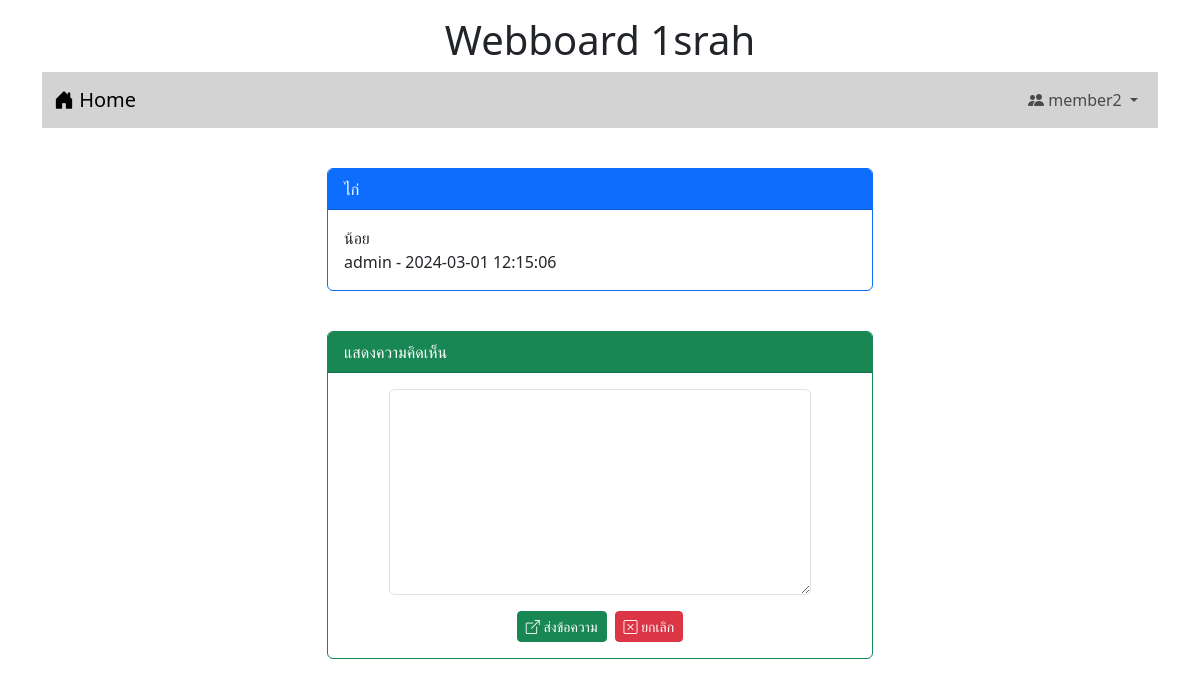
Screenshot of /post.php?id=6 (signed in) with the database file from the repository.
### tables this page shows
CREATE TABLE `post` (
  `id` int(11) NOT NULL,
  `title` varchar(128) NOT NULL,
  `content` varchar(2048) NOT NULL,
  `post_date` datetime NOT NULL,
  `cat_id` int(11) NOT NULL,
  `user_id` int(11) NOT NULL
);

CREATE TABLE `user` (
  `id` int(11) NOT NULL,
  `login` varchar(32) NOT NULL,
  `password` varchar(64) NOT NULL,
  `name` varchar(64) NOT NULL,
  `gender` char(1) NOT NULL,
  `email` varchar(32) NOT NULL,
  `role` char(1) NOT NULL
);

### post.php (the view, shortened to what this page needs)
<!DOCTYPE html>
<html lang="en">
<head>
    <link href="https://cdn.jsdelivr.net/npm/bootstrap@5.3.2/dist/css/bootstrap.min.css" rel="stylesheet">
    <link rel="stylesheet" href="https://cdn.jsdelivr.net/npm/bootstrap-icons@1.11.3/font/bootstrap-icons.min.css">
</head>
<body>
    <div class="container-lg">
        <h1 style="text-align: center;" class="mt-3">Webboard 1srah</h1>
        <?php include "nav.php"; ?>
        <div class="row mt-4">
            <div class="col-lg-3 col-md-2 col-sm-1"></div>
            <div class="col-lg-6 col-md-8 col-sm-10">
                <?php
                    $conn = new PDO("mysql:host=localhost;dbname=webboard;charset=utf8","root","");
                    $sql = "SELECT t1.title,t1.content,t1.post_date,t2.login FROM post AS t1
                    INNER JOIN user as t2 ON (t1.user_id=t2.id) WHERE t1.id = $_GET[id]";
                    $result = $conn->query($sql);
                    while($row = $result->fetch()){
                        echo "<div class='card border-primary mt-3'>";
                        echo "<div class='card-header bg-primary text-white'>$row[0]</div>";
                        echo "<div class='card-body'>$row[1]<br>$row[3] - $row[2]</div>";
                        echo "</div>";
                    }
                    ?>
            </div>
        </div>
        <?php
            if(isset($_SESSION['id'])){
        ?>
        <div class="row mt-4">
            <div class="col-lg-3 col-md-2 col-sm-1"></div>
            <div class="col-lg-6 col-md-8 col-sm-10">
                <div class="card border-success mt-3">
                    <div class="card-header bg-success text-white">
                        แสดงความคิดเห็น
                    </div>
                    <div class="card-body">
                        <form action="post_save.php" method="post">
                            <div class="row mb-3 justify-content-center">
                                <div class="col-lg-10">
                                    <textarea name="comment" rows="8" class="form-control" required></textarea>
                                </div>
                            </div>
                            <div class="row">
                                <div class="col-lg-12 d-flex justify-content-center">
                                    <button type="submit" class="btn btn-success btn-sm text-white">
                                        <i class="bi bi-box-arrow-up-right"></i> ส่งข้อความ
                                    </button>
                                    <button type="reset" class="btn btn-danger btn-sm ms-2">
                                        <i class="bi bi-x-square"></i> ยกเลิก
                                    </button>
                                </div>
                            </div>
                        </form>
                    </div>
                </div>
                <br>
            </div>
        </div>
        <?php }
        ?>
    </div>
</body>
</html>

### rows the page displays
post: title "ไก่", content "น้อย", user.login "admin", post_date "2024-03-01 12:15:06"

### other values shown
$_SESSION[username] "member2"
